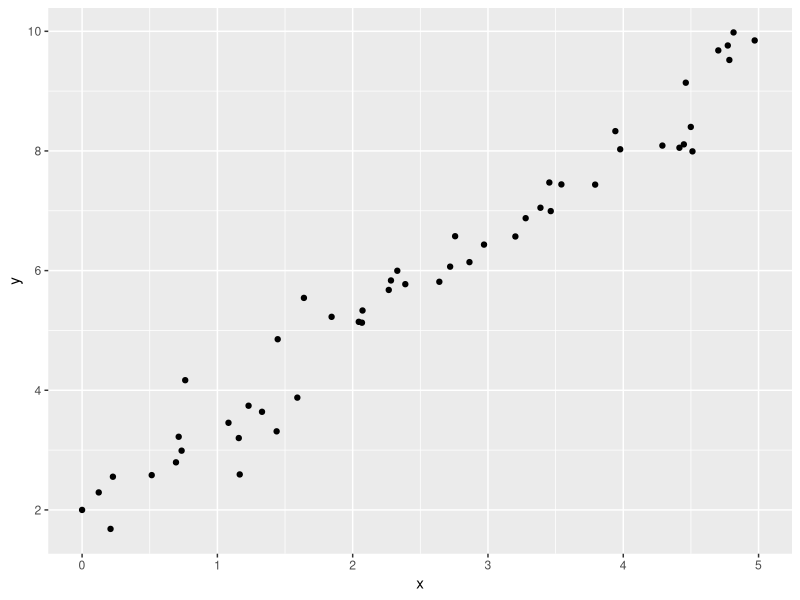
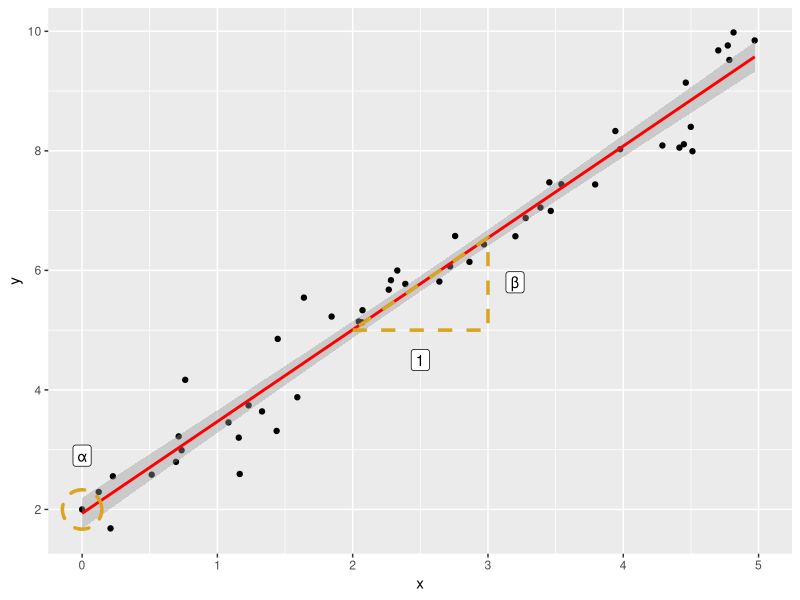
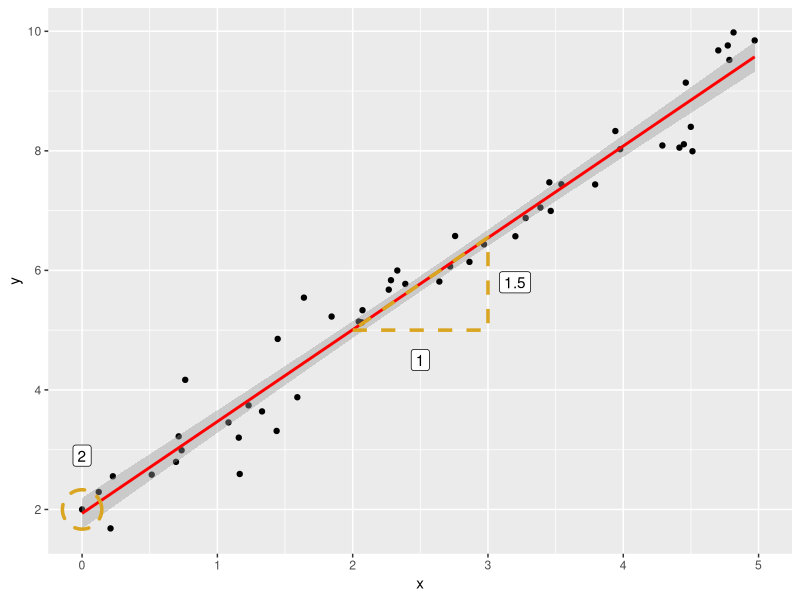
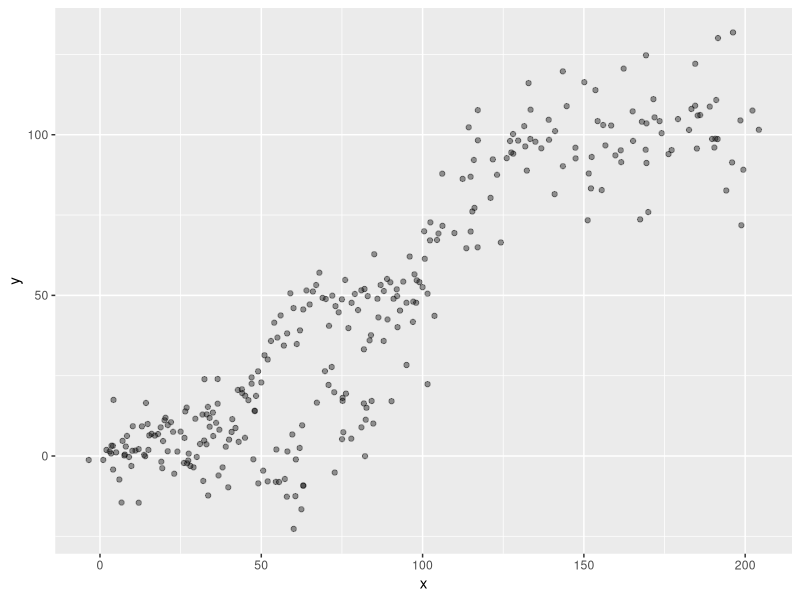
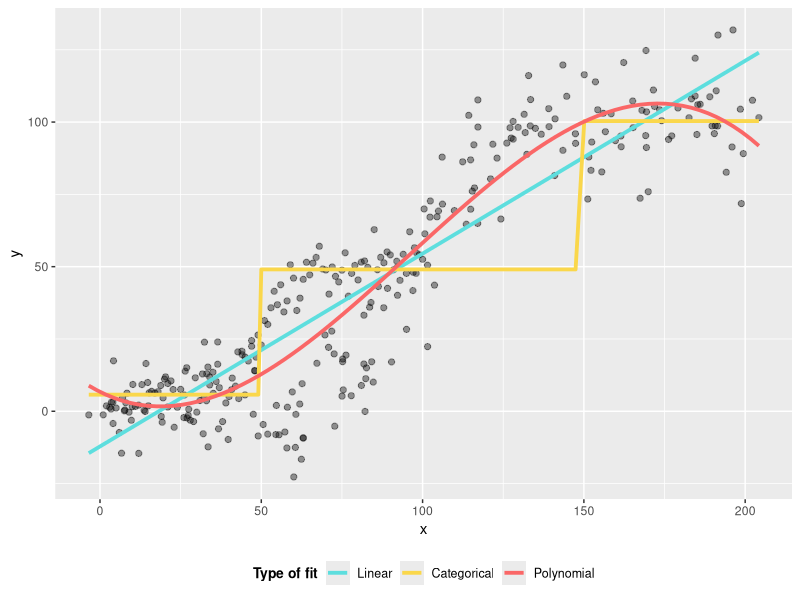
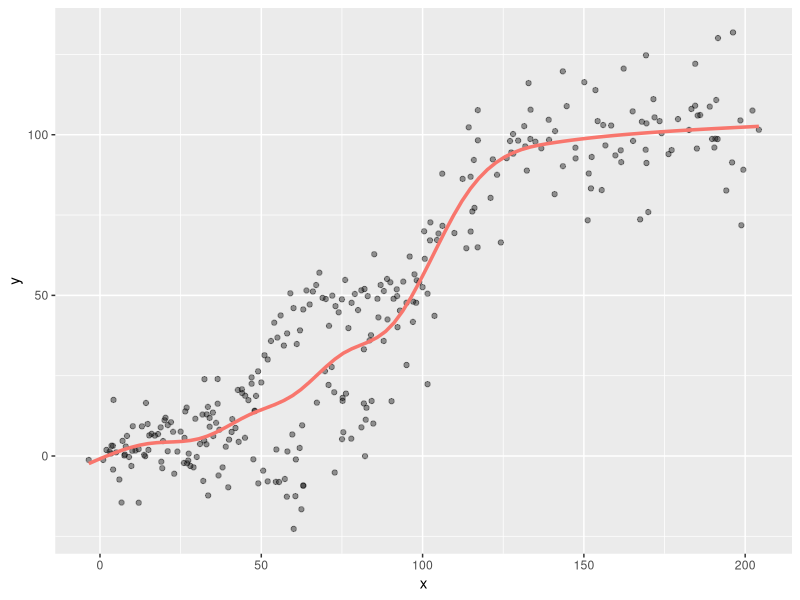
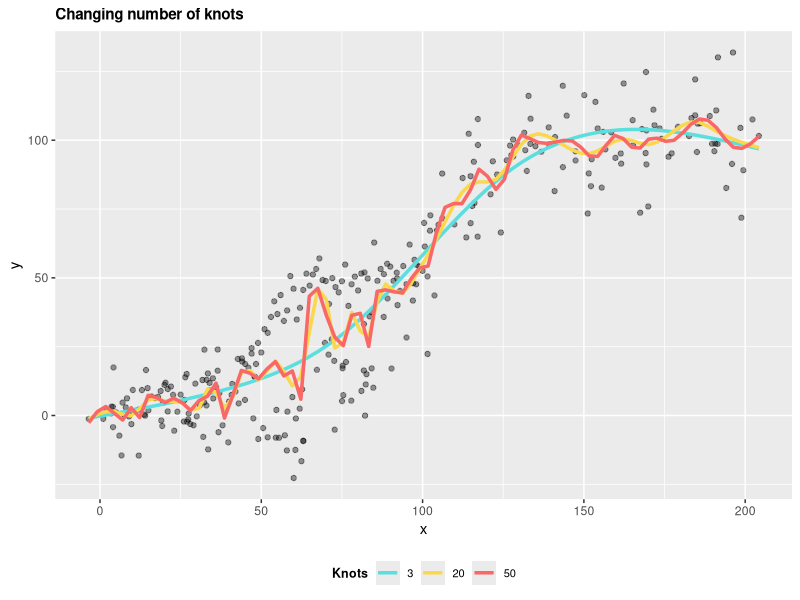
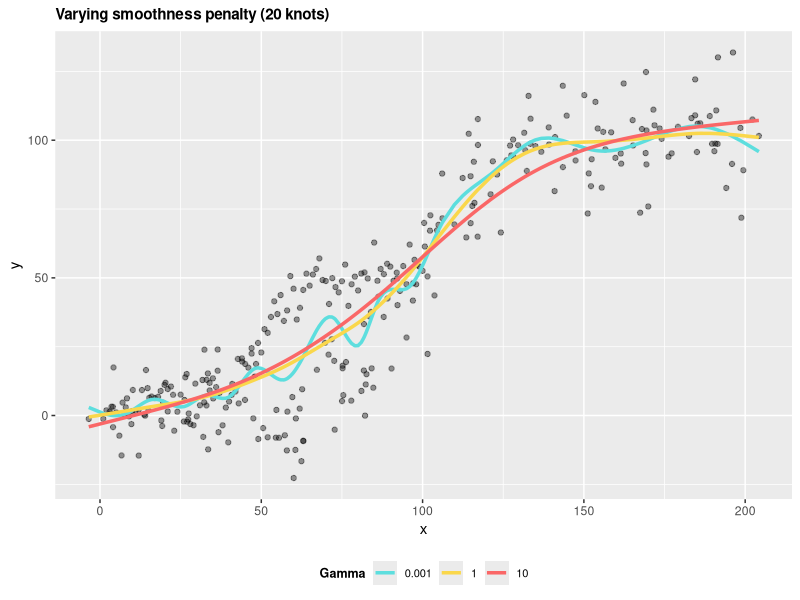

Reproduce these figures in R, in order.
## ---- chunk 1
options(htmltools.dir.version = FALSE)
knitr::opts_chunk$set(fig.width=10, fig.height=6, fig.align = "center", 
                      dev.args = list(png = list(type = "cairo")), fig.retina=3) 

library(Cairo)

set.seed(123)

x <- c(runif(50, 0, 5), 0)
y <- 2 + (1.5 * x) + rnorm(50, 0, 0.5)
y[51] <- 2

my_data <- data.frame(x, y)

rm(list = c('x','y'))

x <- c(2,3,3)
y <- 2 + (1.5 * x)
y[2] <- y[1]
y[3] <- y[3] +0.05

dt2 <- data.frame(x, y)

rm(list = c('x','y'))

triangle<- data.frame(x=c(2.5, 3.2, 0),
y = c(4.5, 5.8, 2.9), 
value=c("1", "1.5", "2"),
label= c("1", "\u03B2", "\u03B1" ))



## ---- chunk 2
#library(xaringanthemer)
#mono_light(base_color = "#23395b",
#           )
## ---- chunk 3
library(ggplot2)

a<-ggplot(my_data, aes(x=x,y=y))+
  geom_point()+
  scale_x_continuous(limits=c(0,5))+
  scale_y_continuous(breaks=seq(2,10,2))

a
## ---- chunk 4
library(ggforce)
a+geom_smooth(col="red", method="lm")+
  geom_polygon(aes(x=x, y=y), col="goldenrod", fill=NA, linetype="dashed", size=1.2, data=dt2)+
  geom_label(aes(x=x, y = y, label=label), data=triangle)+
  geom_mark_circle(aes(x=0, y=2, r=0.5), col="goldenrod",  fill=NA, linetype="dashed", size=1.2)
## ---- chunk 5
a+geom_smooth(col="red", method="lm")+
  geom_polygon(aes(x=x, y=y), col="goldenrod", fill=NA, linetype="dashed", size=1.2, data=dt2)+
  geom_label(aes(x=x, y = y, label=value), data=triangle)+
  geom_mark_circle(aes(x=0, y=2), col="goldenrod",  fill=NA, linetype="dashed", size=1.2)
## ---- chunk 6
### Sigmoid function ### create a function to generate sigmoid pattern
sigmoid <- function(x, lower_asymptote, carrying_capacity, growth_rate, time_max) {
  return(lower_asymptote + ((carrying_capacity - lower_asymptote)/(1 + exp(-growth_rate * 
                                                                             (x - time_max)))))
}
x <- 1:100
x <- c(x, x+rnorm(x,x,2), x+rnorm(x, x, 5))
y <- sigmoid(1:100, 1, 50, 0.2, 50) + rnorm(100, 0, 5)
y <- c(y, y+rnorm(y, y, 3), y+rnorm(y, y, 8))
dt<-data.frame(x,y)

dt$cat<-factor(ifelse(dt$x<50, "a", ifelse(dt$x <150, "b", "c")))

dt$cat_pred<-predict(lm(dt$y ~ dt$cat))



ggplot(dt, aes(y=y, x=x))+
  geom_point(size=1.5, alpha=0.4)

## ---- chunk 7
ggplot(dt, aes(y=y, x=x))+
  geom_point(size=1.8, alpha=0.4)+
  geom_smooth(aes(col="A"), method = "lm",  se=FALSE, size=1.3)+
  geom_line(aes(y=cat_pred, col="B"),  size=1.3)+
  geom_smooth(aes(col="C"), method = "lm", formula= y~poly(x, 3),  se=FALSE, size=1.3)+
  scale_color_manual(values = c("#5DDEDE", "#FAD74B" ,"#FA6767"),
                     labels= factor(x=c("A", "B", "C"), levels=c("A", "B", "C"), labels=c("Linear", "Categorical", "Polynomial"), ordered=TRUE)
                     , name="Type of fit")+
  #ggtitle("Varying approximations for non-linear relationships")+
  theme(legend.position = "bottom",
        legend.title = element_text(face="bold", size=10),
        legend.text = element_text(size=9),
        plot.title = element_text(size = 12, face="bold") )
## ---- chunk 8
library(splines)
ggplot(dt, aes(y=y, x=x))+
  geom_point(size=1.5, alpha=0.4)+
  geom_smooth(aes(col="A"), method = "lm", formula = y~ns(x,10), se=FALSE, size=1.2, show.legend = FALSE)
## ---- chunk 9
library(viridis)
library(mgcv)

knotplot<-factor(c("3-knots" = "#5DDEDE", "20-knots" =  "#FAD74B" , "50-knots" ="#FA6767" ), ordered = TRUE)
knotplot<-factor(c("#5DDEDE", "#FAD74B" , "#FA6767" ), labels = c("3-knots", "20-knots" , "50-knots"), ordered = TRUE)

knotplot<-c("#5DDEDE"="3", "#FAD74B"="20" ,"#FA6767"="50") 
k2<-as.factor(knotplot)

ggplot(dt, aes(y=y, x=x))+
  geom_point(size=1.5, alpha=0.4)+
   geom_smooth(aes(col="A"), method = "lm", formula = y~ns(x,4), se=FALSE, size=1.2)+
   geom_smooth(aes(col="B"), method = "lm", formula = y~ns(x,31), se=FALSE, size=1.2)+
   geom_smooth(aes(col="C"), method = "lm", formula = y~ns(x,51), se = FALSE, size=1.2)+
  scale_color_manual(values = c("#5DDEDE", "#FAD74B" ,"#FA6767"),
                     labels= factor(x=c("A", "B", "C"), levels=c("A", "B", "C"), labels=c("3", "20", "50"), ordered=TRUE)
                     , name="Knots")+

  # scale_color_discrete(#values = c("#5DDEDE", "#FAD74B" ,"#FA6767")
  #                    breaks= c("3","20","50"), name="Knots" )+
  # 
  ggtitle("Changing number of knots")+
  theme(legend.title = element_text(face="bold", size=9),
        legend.text = element_text(size=8),
        legend.position = "bottom",
        plot.title = element_text(size = 11, face="bold") )


## ---- chunk 10
########### Use gam sim for sigmoid and show difference in lambda ###############

smsp<-gam(y~s(x, bs="cr", k=20), data=dt, gamma=0.001)
dt$sp1<-predict(smsp, type="response")

smsp2<-gam(y~s(x, bs="cr", k=20), data=dt, gamma = 1 )
dt$sp2<-predict(smsp2, type="response")

smsp3<-gam(y~s(x, bs="cr", k=20), data=dt, gamma = 10)
dt$sp3<-predict(smsp3, type="response")


#dt$sp1<-NULL
ggplot(dt, aes(y=y, x=x))+
  geom_point(alpha=0.4)+
  geom_line(aes(y=sp1, x=x, col="0.001"), size=1.2)+
  geom_line(aes(y=sp2, x=x, col="1"), size=1.2)+
  geom_line(aes(y=sp3, x=x, col="10"), size=1.2)+
  scale_color_manual(values = c("#5DDEDE", "#FAD74B" ,"#FA6767"),
                     labels= factor(x=c("A", "B", "C"), levels=c("A", "B", "C"), labels=c("0.001", "1", "10"), ordered=TRUE)
                     , name="Gamma")+
  ggtitle("Varying smoothness penalty (20 knots)")+
    theme(legend.title = element_text(face="bold", size=09),
        legend.text = element_text(size=8),
        legend.position = "bottom",
        plot.title = element_text(size = 11, face="bold") )
  
## ---- chunk 11
library(mgcv)
my_gam <- gam(y ~ s(x, bs="cr"), data=dt)
## ---- chunk 12
summary(my_gam)
## ---- chunk 13
gam.check(my_gam)
## ---- chunk 14
gam.check(my_gam)
## ---- chunk 15
my_lm <- lm(y ~ x, data=dt)

anova(my_lm, my_gam)
